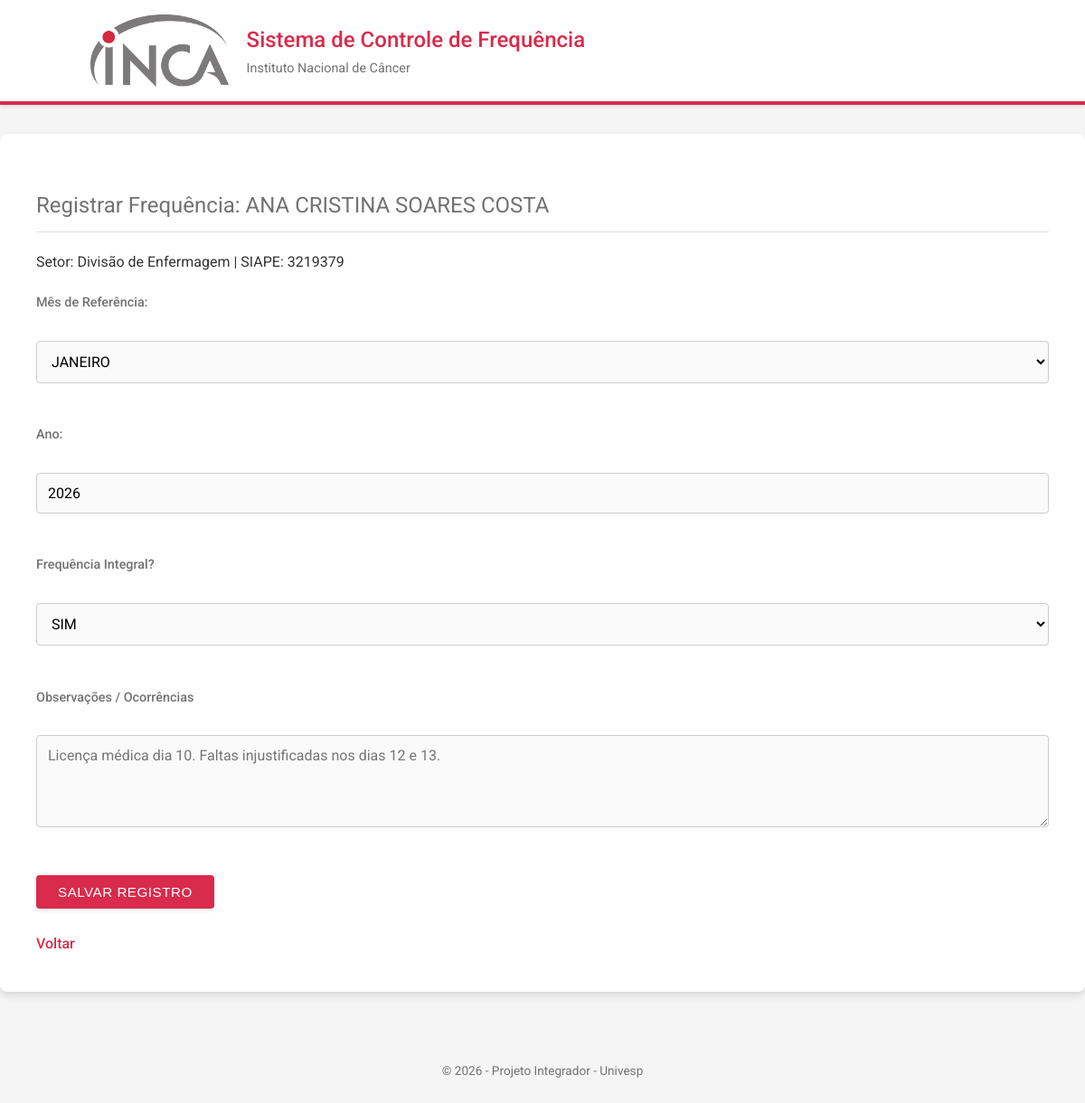
The page /funcionarios/frequencia/1 (signed in) on the database its author committed.
### app.py (models this page shows)
class Funcionario(db.Model):
    id = db.Column(db.Integer, primary_key=True)
    nome = db.Column(db.String(150), nullable=False)
    siape = db.Column(db.String(20), unique=True, nullable=False)
    jornada = db.Column(db.String(50))
    escala = db.Column(db.String(100))
    trabalho_remoto_integral = db.Column(db.String(10))
    dias_remoto_revezamento = db.Column(db.String(50))
    setor_id = db.Column(db.Integer, db.ForeignKey('setor.id'), nullable=False)
    frequencias = db.relationship('Frequencia', backref='funcionario', lazy=True)

class Setor(db.Model):
    id = db.Column(db.Integer, primary_key=True)
    nome = db.Column(db.String(100), nullable=False)
    sigla = db.Column(db.String(50))
    lotacao = db.Column(db.String(100))
    chefia_nome = db.Column(db.String(100))
    chefia_matricula = db.Column(db.String(50))
    funcionarios = db.relationship('Funcionario', backref='setor', lazy=True)

### app.py (the view, shortened to what this page needs)
@app.route('/funcionarios/frequencia/<int:func_id>', methods=['GET', 'POST'])
@login_required
def registrar_frequencia(func_id):
    funcionario = Funcionario.query.get_or_404(func_id)
    if current_user.perfil == 'chefe' and funcionario.setor_id != current_user.setor_id:
        flash('Acesso negado: Este funcionário não pertence ao seu setor.')
        return redirect(url_for('listar_funcionarios'))
    return render_template('registrar_frequencia.html', funcionario=funcionario)

### app.py (called while the page is built)
@login_manager.user_loader
def load_user(user_id):
    return Usuario.query.get(int(user_id))

### templates/registrar_frequencia.html (shortened to what this page needs)
{% extends "base.html" %}
{% block content %}
    <h2>Registrar Frequência: {{ funcionario.nome }}</h2>
    <p>Setor: {{ funcionario.setor.nome }} | SIAPE: {{ funcionario.siape }}</p>
    <form method="post">
        <div>
            <label>Mês de Referência:</label><br>
            <select name="mes" required>
                <option value="JANEIRO">JANEIRO</option>
            </select>
        </div>
        <br>
        <div>
            <label>Ano:</label><br>
            <input type="number" name="ano" value="2026" required>
        </div>
        <br>
        <div>
            <label>Frequência Integral?</label><br>
            <select name="frequencia_integral">
                <option value="SIM">SIM</option>
            </select>
        </div>
        <br>
        <div>
            <label>Observações / Ocorrências</label><br>
            <textarea name="observacoes" rows="4" cols="50" placeholder="Licença médica dia 10. Faltas injustificadas nos dias 12 e 13."></textarea>
        </div>
        <br>
        <button type="submit">Salvar Registro</button>
    </form>
    <br>
    <a href="{{ url_for('listar_funcionarios') }}">Voltar</a>
{% endblock %}

### static/style.css (style rules this page uses)
:root { --primary-color: #D92B4B; --primary-hover: #b0233d; --secondary-color: #737272; --background-color: #f5f5f5; --card-bg: #ffffff; --text-color: #333333; --border-color: #e0e0e0; --shadow-sm: 0 2px 4px rgba(0,0,0,0.1); --shadow-md: 0 4px 8px rgba(0,0,0,0.12); }
body { font-family: 'Roboto', sans-serif; background-color: var(--background-color); color: var(--text-color); margin: 0; padding: 0; line-height: 1.6; }
h2 { color: var(--secondary-color); font-weight: 400; border-bottom: 1px solid var(--border-color); padding-bottom: 10px; margin-bottom: 20px; }
a { color: var(--primary-color); text-decoration: none; font-weight: 500; transition: color 0.2s; }
button { background-color: var(--primary-color); color: white; padding: 10px 24px; border: none; border-radius: 4px; font-size: 0.95rem; font-weight: 500; text-transform: uppercase; cursor: pointer; box-shadow: var(--shadow-sm); transition: background-color 0.2s, box-shadow 0.2s; letter-spacing: 0.5px; }
form { margin-top: 20px; }
label { display: block; color: var(--secondary-color); font-size: 0.9rem; margin-bottom: 5px; font-weight: 500; }
input[type="text"], input[type="password"], input[type="number"], select, textarea { width: 100%; padding: 12px; margin-bottom: 20px; border: 1px solid #ccc; border-radius: 4px; background-color: #fafafa; font-family: inherit; font-size: 1rem; transition: border-color 0.2s; box-sizing: border-box; }

### rows shown on the page
Funcionario: nome "ANA CRISTINA SOARES COSTA", siape "3219379"
Setor: setor.nome "Divisão de Enfermagem"
